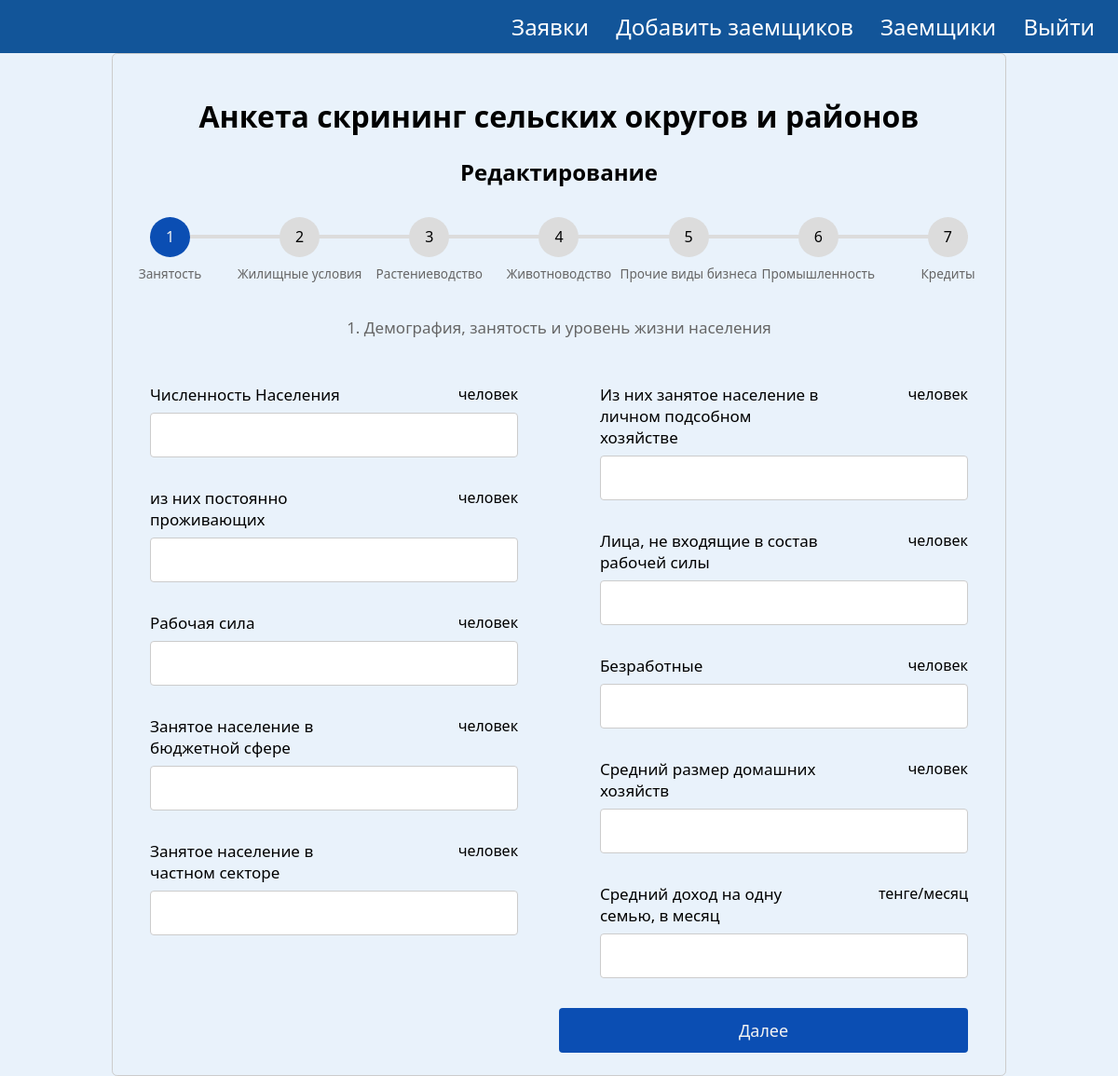
/account/3/edit (signed in), run on an earlier commit of the app's database.
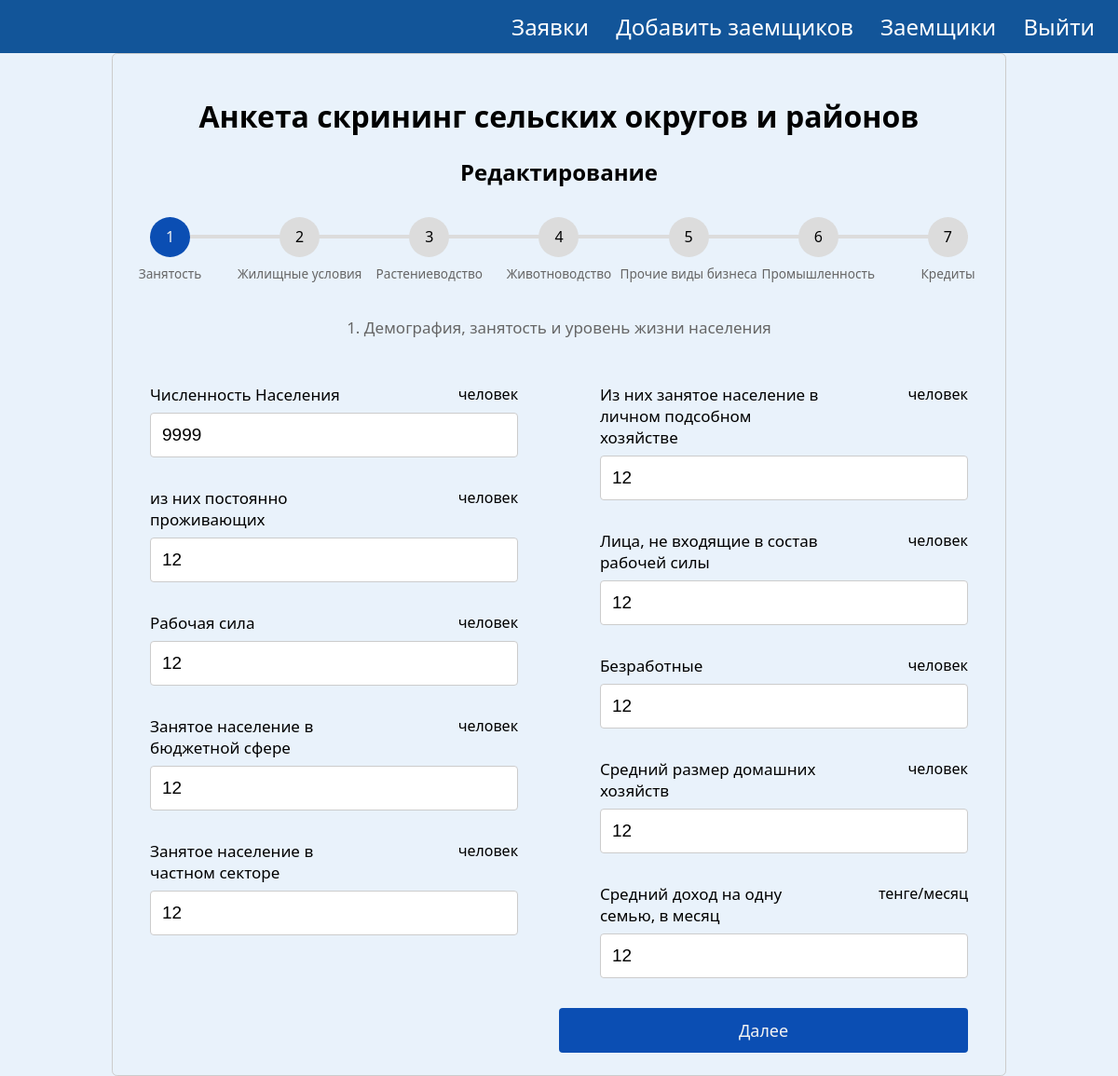
And on a later commit of the database.
### app/models.py (models this page shows)
class Form(db.Model):
   id = db.Column(db.Integer, primary_key = True)
   user_id = db.Column(db.Integer, db.ForeignKey('user.id'))
   user = relationship("User",backref="forms")
   kato_2 = db.Column(db.String(300))
   kato_2_name = db.Column(db.String(300))
   kato_4 = db.Column(db.String(300))
   kato_4_name = db.Column(db.String(300))
   kato_6 = db.Column(db.String(300))
   kato_6_name = db.Column(db.String(300))
   form_year = db.Column(db.String(10))
   labour_population = db.Column(db.Integer)
   labour_constant_population = db.Column(db.Integer)
   labour_labour = db.Column(db.Integer)
   labour_government_workers = db.Column(db.Integer)
   labour_private_labour = db.Column(db.Integer)
   labour_private_ogorod = db.Column(db.Integer)
   labour_total_econ_inactive_population = db.Column(db.Integer)
   labour_unemployed = db.Column(db.Integer)
   labour_household_size = db.Column(db.Integer)
   labour_average_income_family = db.Column(db.Integer)
   house_total_dvor = db.Column(db.Integer)
   house_zaselen_dvor = db.Column(db.Integer)
   dh_count = db.Column(db.Integer)
   dx_number_ogorodov = db.Column(db.Integer)
   dx_cx_land = db.Column(db.Numeric(30, 2))
   dx_pashnya = db.Column(db.Numeric(30, 2))
   dx_mnogoletnie = db.Column(db.Numeric(30, 2))
   dx_zelej = db.Column(db.Numeric(30, 2))
   dx_pastbishe = db.Column(db.Numeric(30, 2))
   dx_senokosy = db.Column(db.Numeric(30, 2))
   dx_ogorody = db.Column(db.Numeric(30, 2))
   dx_sad = db.Column(db.Numeric(30, 2))
   dx_urojai = db.Column(db.Numeric(30, 2))
   dx_cucumber = db.Column(db.Numeric(30, 2))
   dx_tomato = db.Column(db.Numeric(30, 2))
   dx_potato = db.Column(db.Numeric(30, 2))
   dx_kapusta = db.Column(db.Numeric(30, 2))
   dx_carrot = db.Column(db.Numeric(30, 2))
   dx_svekla = db.Column(db.Numeric(30, 2))
   dx_sweet_peper = db.Column(db.Numeric(30, 2))
   dx_baklajan = db.Column(db.Numeric(30, 2))
   dx_kabachek = db.Column(db.Numeric(30, 2))
   dx_onion = db.Column(db.Numeric(30, 2))
   dx_chesnok = db.Column(db.Numeric(30, 2))
   dx_redis = db.Column(db.Numeric(30, 2))
   dx_korm = db.Column(db.Numeric(30, 2))
   dx_fruits = db.Column(db.Numeric(30, 2))
   kx_amount = db.Column(db.Integer)
   kz_cx_land = db.Column(db.Numeric(30, 2))
   kx_pansya = db.Column(db.Numeric(30, 2))
   kx_mnogoletnie = db.Column(db.Numeric(30, 2))
   kx_zelej = db.Column(db.Numeric(30, 2))
   kx_pastbishe = db.Column(db.Numeric(30, 2))
   kx_senokosy = db.Column(db.Numeric(30, 2))
   kx_urojai = db.Column(db.Numeric(30, 2))
   kx_zerno = db.Column(db.Numeric(30, 2))
   kx_rice = db.Column(db.Numeric(30, 2))
   kx_maslichnye = db.Column(db.Numeric(30, 2))
   kx_korm = db.Column(db.Numeric(30, 2))
   kx_mnogoletnie_derevo = db.Column(db.Numeric(30, 2))
   kz_cx_land_reserve = db.Column(db.Numeric(30, 2))
   kx_pansya_reserve = db.Column(db.Numeric(30, 2))
   kx_mnogoletnie_reserve = db.Column(db.Numeric(30, 2))
   kx_zelej_reserve = db.Column(db.Numeric(30, 2))
   kx_pastbishe_reserve = db.Column(db.Numeric(30, 2))
   kx_senokosy_reserve = db.Column(db.Numeric(30, 2))
   infrastructure_polivochnaya_sistema_ = db.Column(db.Integer)
   infrastructure_polivochnaya_sistema_isused = db.Column(db.Integer)
   infrastructure_polivy = db.Column(db.Numeric(30, 2))
   infrastructure_mtm = db.Column(db.Integer)
   infrastructure_mtm_isused = db.Column(db.Integer)
   infrastructure_slad = db.Column(db.Integer)
   infrastructure_slad_isused = db.Column(db.Integer)
   infrastructure_garage = db.Column(db.Integer)
   infrastructure_garage_isused = db.Column(db.Integer)
   infrastructure_cycsterny = db.Column(db.Integer)
   infrastructure_cycsterny_isused = db.Column(db.Integer)
   infrastructure_transformator = db.Column(db.Integer)
   infrastructure_transformator_isused = db.Column(db.Integer)
   specialization_rastenivodstvo = db.Column(db.String(1000))
   animal_dvor = db.Column(db.Integer)
   animal_skot_bird = db.Column(db.Integer)
   animal_cx_land = db.Column(db.Numeric(30, 2))
   animal_pashnya = db.Column(db.Numeric(30, 2))
   animal_mnogolet = db.Column(db.Numeric(30, 2))
   animal_zalej = db.Column(db.Numeric(30, 2))
   animal_pastbisha = db.Column(db.Numeric(30, 2))
   animal_senokos = db.Column(db.Numeric(30, 2))
   animal_ogorod = db.Column(db.Numeric(30, 2))
   animal_sad = db.Column(db.Numeric(30, 2))
   animal_krs_milk = db.Column(db.Integer)
   animal_krs_meat = db.Column(db.Integer)
   animal_sheep = db.Column(db.Integer)
   animal_kozel = db.Column(db.Integer)
   animal_horse = db.Column(db.Integer)
   animal_camel = db.Column(db.Integer)
   animal_pig = db.Column(db.Integer)
   animal_chicken = db.Column(db.Integer)
   animal_gusi = db.Column(db.Integer)
   animal_duck = db.Column(db.Integer)
   animal_induk = db.Column(db.Integer)
   animal_mik_total = db.Column(db.Numeric(30, 2))
   animal_milk_cow = db.Column(db.Numeric(30, 2))
   animal_milkrate_cow = db.Column(db.Numeric(30, 2))
   animal_mil_kozel = db.Column(db.Numeric(30, 2))
   animal_milrate_kozel = db.Column(db.Numeric(30, 2))
   animal_milk_horse = db.Column(db.Numeric(30, 2))
   animal_milkrate_horse = db.Column(db.Numeric(30, 2))
   animal_milk_camel = db.Column(db.Numeric(30, 2))
   animal_milkrate_camel = db.Column(db.Numeric(30, 2))
   animal_meat_total = db.Column(db.Numeric(30, 2))
   animal_meat_cow = db.Column(db.Numeric(30, 2))
   animal_meat_sheep = db.Column(db.Numeric(30, 2))
   animal_meat_horse = db.Column(db.Numeric(30, 2))
   animal_meat_pig = db.Column(db.Numeric(30, 2))
   animal_meat_camel = db.Column(db.Numeric(30, 2))
   animal_meat_chicken = db.Column(db.Numeric(30, 2))
   animal_meat_duck = db.Column(db.Numeric(30, 2))
   animal_meat_gusi = db.Column(db.Numeric(30, 2))
   animal_egg_total = db.Column(db.Integer)
   animal_egg_chicken = db.Column(db.Integer)
   animal_egg_gusi = db.Column(db.Integer)
   animal_egg_perepel = db.Column(db.Integer)
   animal_transformator = db.Column(db.Integer)
   animal_transformator_isused = db.Column(db.Integer)
   specialization_animal = db.Column(db.String(1000))
   noncx_sto = db.Column(db.Integer)
   noncx_sto_needs = db.Column(db.Integer)
   noncx_kindergarden = db.Column(db.Integer)
   noncx_kindergarden_needs = db.Column(db.Integer)
   noncx_souvenier = db.Column(db.Integer)
   noncx_souvenier_needs = db.Column(db.Integer)
   noncx_pc_service = db.Column(db.Integer)
   noncx_pc_service_needs = db.Column(db.Integer)
   noncx_store = db.Column(db.Integer)
   noncx_store_needs = db.Column(db.Integer)
   noncx_remont_bytovoi_tech = db.Column(db.Integer)
   noncx_remont_bytovoi_tech_needs = db.Column(db.Integer)
   noncx_metal = db.Column(db.Integer)
   noncx_metal_needs = db.Column(db.Integer)
   noncx_accounting = db.Column(db.Integer)
   noncx_accounting_needs = db.Column(db.Integer)
   noncx_photo = db.Column(db.Integer)
   noncx_photo_needs = db.Column(db.Integer)
   noncx_turism = db.Column(db.Integer)
   noncx_turism_needs = db.Column(db.Integer)
   noncx_rent = db.Column(db.Integer)
   noncx_rent_needs = db.Column(db.Integer)
   noncx_cargo = db.Column(db.Integer)
   noncx_cargo_needs = db.Column(db.Integer)
   noncx_massage = db.Column(db.Integer)
   noncx_massage_needs = db.Column(db.Integer)
   noncx_foodcourt = db.Column(db.Integer)
   noncx_foodcourt_needs = db.Column(db.Integer)
   noncx_cleaning = db.Column(db.Integer)
   noncx_cleaning_needs = db.Column(db.Integer)
   noncx_beuty = db.Column(db.Integer)
   noncx_beuty_needs = db.Column(db.Integer)
   noncx_carwash = db.Column(db.Integer)
   noncx_carwash_needs = db.Column(db.Integer)
   noncx_atelie = db.Column(db.Integer)
   noncx_atelie_needs = db.Column(db.Integer)
   noncx_others = db.Column(db.Integer)
   noncx_others_needs = db.Column(db.Integer)
   noncx_stroika = db.Column(db.Integer)
   noncx_stroika_needs = db.Column(db.Integer)
   noncx_mebel = db.Column(db.Integer)
   noncx_mebel_needs = db.Column(db.Integer)
   noncx_stroi_material = db.Column(db.Integer)
   noncx_stroi_material_needs = db.Column(db.Integer)
   noncx_svarka = db.Column(db.Integer)
   noncx_svarka_needs = db.Column(db.Integer)
   noncx_woodworking = db.Column(db.Integer)
   noncx_woodworking_needs = db.Column(db.Integer)
   noncx_others_uslugi = db.Column(db.Integer)
   noncx_others_needs_uslugi = db.Column(db.Integer)
   manufacture_milk = db.Column(db.Numeric(30, 2))
   manufacture_milk_needs = db.Column(db.Numeric(30, 2))
   manufacture_meat = db.Column(db.Numeric(30, 2))
   manufacture_meat_needs = db.Column(db.Numeric(30, 2))
   manufacture_vegetables = db.Column(db.Numeric(30, 2))  # Corrected typo
   manufacture_vegetables_needs = db.Column(db.Numeric(30, 2))  # Corrected typo
   manufacture_mayo = db.Column(db.Numeric(30, 2))
   manufacture_mayo_needs = db.Column(db.Numeric(30, 2))
   manufacture_fish = db.Column(db.Numeric(30, 2))
   manufacture_fish_needs = db.Column(db.Numeric(30, 2))
   manufacture_choco = db.Column(db.Numeric(30, 2))
   manufacture_choco_needs = db.Column(db.Numeric(30, 2))
   manufacture_beer = db.Column(db.Numeric(30, 2))
   manufacture_beer_needs = db.Column(db.Numeric(30, 2))
   manufacture_vodka = db.Column(db.Numeric(30, 2))
   manufacture_vodka_needs = db.Column(db.Numeric(30, 2))
   manufacture_honey = db.Column(db.Numeric(30, 2))
   manufacture_honey_needs = db.Column(db.Numeric(30, 2))
   manufacture_polufabricat = db.Column(db.Numeric(30, 2))
   manufacture_polufabricat_needs = db.Column(db.Numeric(30, 2))
   manufacture_bread = db.Column(db.Numeric(30, 2))
   manufacture_bread_needs = db.Column(db.Numeric(30, 2))
   manufacture_others = db.Column(db.Numeric(30, 2))
   manufacture_others_needs = db.Column(db.Numeric(30, 2))
   credit_amount = db.Column(db.Integer)
   credit_total = db.Column(db.Integer)
   credit_average_total = db.Column(db.Integer)
   credit_zalog = db.Column(db.Numeric(30, 2))
   modified_date = db.Column(db.DateTime(timezone=True), default=datetime.now(timezone(timedelta(hours=6))), onupdate=datetime.now(timezone(timedelta(hours=6))))
   creation_date = db.Column(db.DateTime(timezone=True), default=datetime.now(timezone(timedelta(hours=6))))

### app/routes.py (the view, shortened to what this page needs)
@app.route('/account/<int:id>/edit', methods=['POST', 'GET'])
@login_required
def edit_form(id):
    formdata = Form.query.filter_by(id=id).first()
    form = FormDataForm(obj=formdata)
    if request.method == 'GET':
        return render_template('edit_form.html', form=form, user=current_user, measurement_units=measurement_units, formdata=formdata)

### app/templates/edit_form.html (shortened to what this page needs)
{% extends "base.html" %} {% block title %}Форма отчетности МСХ{% endblock %}
{% block content %}
<link rel="stylesheet" href="{{ url_for('static', filename='ms_form.css') }}" />
<body>
  <form action="#" class="form" method="POST">
    <h1 class="text-center">Анкета скрининг сельских округов и районов</h1>
    <h2 class="text-center">Редактирование</h2>
    <div class="progressbar">
      <div class="progress-step progress-step-active" data-title="Занятость"></div>
      <div class="progress-step" data-title="Жилищные условия"></div>
      <div class="progress-step" data-title="Растениеводство"></div>
      <div class="progress-step" data-title="Животноводство"></div>
      <div class="progress-step" data-title="Прочие виды бизнеса"></div>
      <div class="progress-step" data-title="Промышленность"></div>
      <div class="progress-step" data-title="Кредиты"></div>
    </div>
    <div class="form-step form-step-active">
      <p class="step-title">1. Демография, занятость и уровень жизни населения</p>
      <div class="input-columns">
        <div class="subform">
          <div class="input-group">
            <div class="label">
              {{ form.labour_population.label }}
              {{ measurement_units['human'] }}
            </div>
            {{ form.labour_population }}
          </div>
          <div class="input-group">
            <div class="label">
              {{ form.labour_constant_population.label }}
              {{ measurement_units['human'] }}
            </div>
            {{ form.labour_constant_population }}
          </div>
          <div class="input-group">
            <div class="label">
              {{ form.labour_labour.label }}
              {{ measurement_units['human'] }}
            </div>
            {{ form.labour_labour }}
          </div>
          <div class="input-group">
            <div class="label">
              {{ form.labour_government_workers.label }}
              {{ measurement_units['human'] }}
            </div>
            {{ form.labour_government_workers }}
          </div>
          <div class="input-group">
            <div class="label">
              {{ form.labour_private_labour.label }}
              {{ measurement_units['human'] }}
            </div>
            {{ form.labour_private_labour }}
          </div>
        </div>
        <div class="subform">
          <div class="input-group">
            <div class="label">
              {{ form.labour_private_ogorod.label }}
              {{ measurement_units['human'] }}
            </div>
            {{ form.labour_private_ogorod }}
          </div>
          <div class="input-group">
            <div class="label">
              {{ form.labour_total_econ_inactive_population.label }}
              {{ measurement_units['human'] }}
            </div>
            {{ form.labour_total_econ_inactive_population }}
          </div>
          <div class="input-group">
            <div class="label">
              {{ form.labour_unemployed.label }}
              {{ measurement_units['human'] }}
            </div>
            {{ form.labour_unemployed }}
          </div>
          <div class="input-group">
            <div class="label">
              {{ form.labour_household_size.label }}
              {{ measurement_units['human'] }}
            </div>
            {{ form.labour_household_size }}
          </div>
          <div class="input-group">
            <div class="label">
              {{ form.labour_average_income_family.label }}
              {{ measurement_units['tg/m'] }}
            </div>
            {{ form.labour_average_income_family }}
          </div>
        </div>
      </div>
      <div class="">
        <a href="#" class="btn btn-next width-50 ml-auto">Далее</a>
      </div>
    </div>
  </form>
</body>
{% endblock %}

### app/templates/base.html (shortened to what this page needs)
<!DOCTYPE html>
<html lang="ru">
<head>
  <link rel="stylesheet" href="{{ url_for('static', filename='base.css') }}">
</head>
<div class="content">
  <nav class="head">
    <div>
      {% if user.is_authenticated %}
      <a class="nav_link" id="portfolio" href="{{ url_for('account') }}">Заявки</a>
      <a class="nav_link" id="portfolio" href="{{ url_for('add_creditors') }}">Добавить заемщиков</a>
      <a class="nav_link" id="portfolio" href="{{ url_for('all_creditors') }}">Заемщики</a>
      <a class="nav_link" id="logout" href="{{ url_for('logout') }}">Выйти</a>
      {% else %}
      <a class="nav_link" id="login" href="{{ url_for('login') }}">Войти</a>
      {% endif %}
    </div>
  </nav>
  <div class="container">{% block content %} {% endblock %}</div>
</div>
</html>

What changed in the data, as far as the page shows it:
added Form: labour_population "9999", labour_constant_population "12", labour_labour "12", labour_government_workers "12", labour_private_labour "12", labour_private_ogorod "12", labour_total_econ_inactive_population "12", labour_unemployed "12", labour_household_size "12", labour_average_income_family "12"
